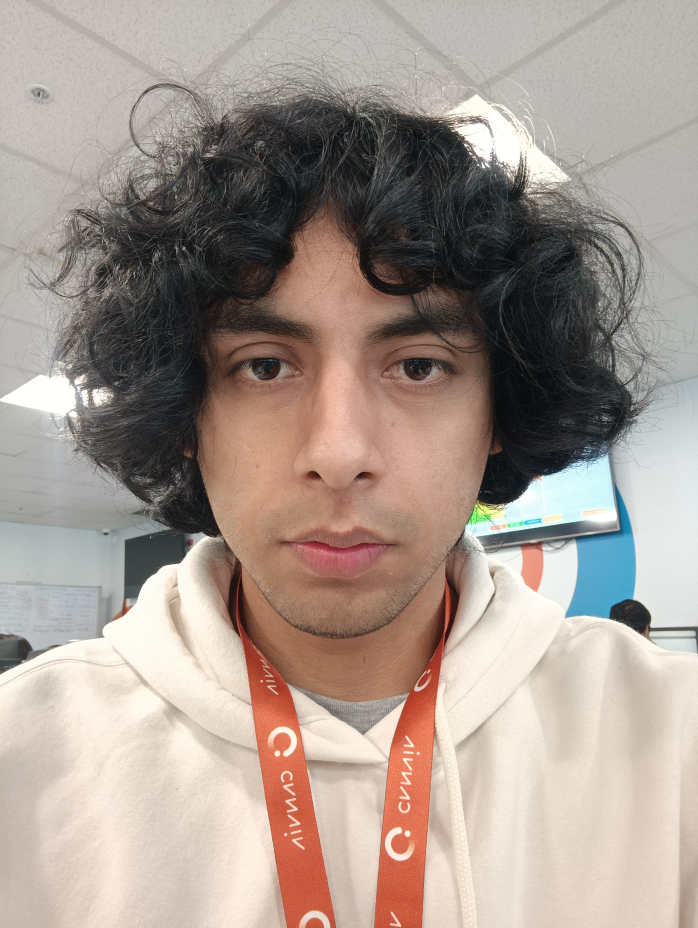
#> input picture people/Kevin.jpg, 3488 x 4640 px, found by its file name (shown at 1/5 size); its folder holds only this picture in this run
$ python extractingFaces.py
#> lines starting #> are read from the running program, lines starting #| are printed output that depends on the picture
import cv2
import os
imagesPath = "C:/Users/Usuario/Programando/IA_proyecto/faceRecognition/people"
if not os.path.exists("faces"):
     os.makedirs("faces")
     print("Nueva carpeta: faces")
# Detector facial
faceClassif = cv2.CascadeClassifier(cv2.data.haarcascades + "haarcascade_frontalface_default.xml")
count = 0
for imageName in os.listdir(imagesPath):
     print(imageName)
     image = cv2.imread(imagesPath + "/" + imageName)
#> image is the input picture: shape (4640, 3488, 3); mean B, G, R 144.4, 153, 166.4
     faces = faceClassif.detectMultiScale(image, 1.1, 5)
#> faces = [[1772, 553, 26, 26], [2231, 3908, 57, 57], [2980, 1284, 73, 73], [399, 2108, 65, 65], [2218, 3782, 81, 81], [814, 786, 90, 90], [452, 1919, 108, 108], [342, 1898, 108, 108], [857, 1285, 1760, 1760]]
     for (x, y, w, h) in faces:
          #cv2.rectangle(image, (x, y), (x + w, y + h), (0, 255, 0), 2)
          face = image[y:y + h, x:x + w]
          face = cv2.resize(face, (150, 150))
          cv2.imwrite("faces/" + str(count) + ".jpg", face)
          count += 1
#> this loop made 9 passes
#> pass 1, `face = image[y:y + h, x:x + w]`:
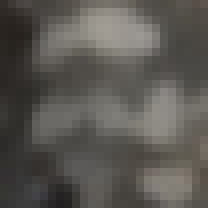
#> face: shape (26, 26, 3) (shown 8 times larger); mean B, G, R 82.7, 87.7, 90.3
#> pass 2, `face = image[y:y + h, x:x + w]`:
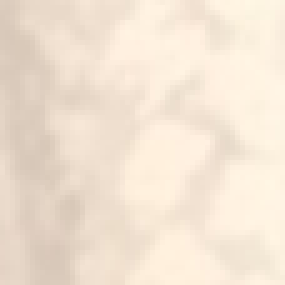
#> face: shape (57, 57, 3) (shown 5 times larger); mean B, G, R 210.9, 227.4, 242.1
#> after the loop, count = 9
          # [5 lines of commented-out code are left out]
